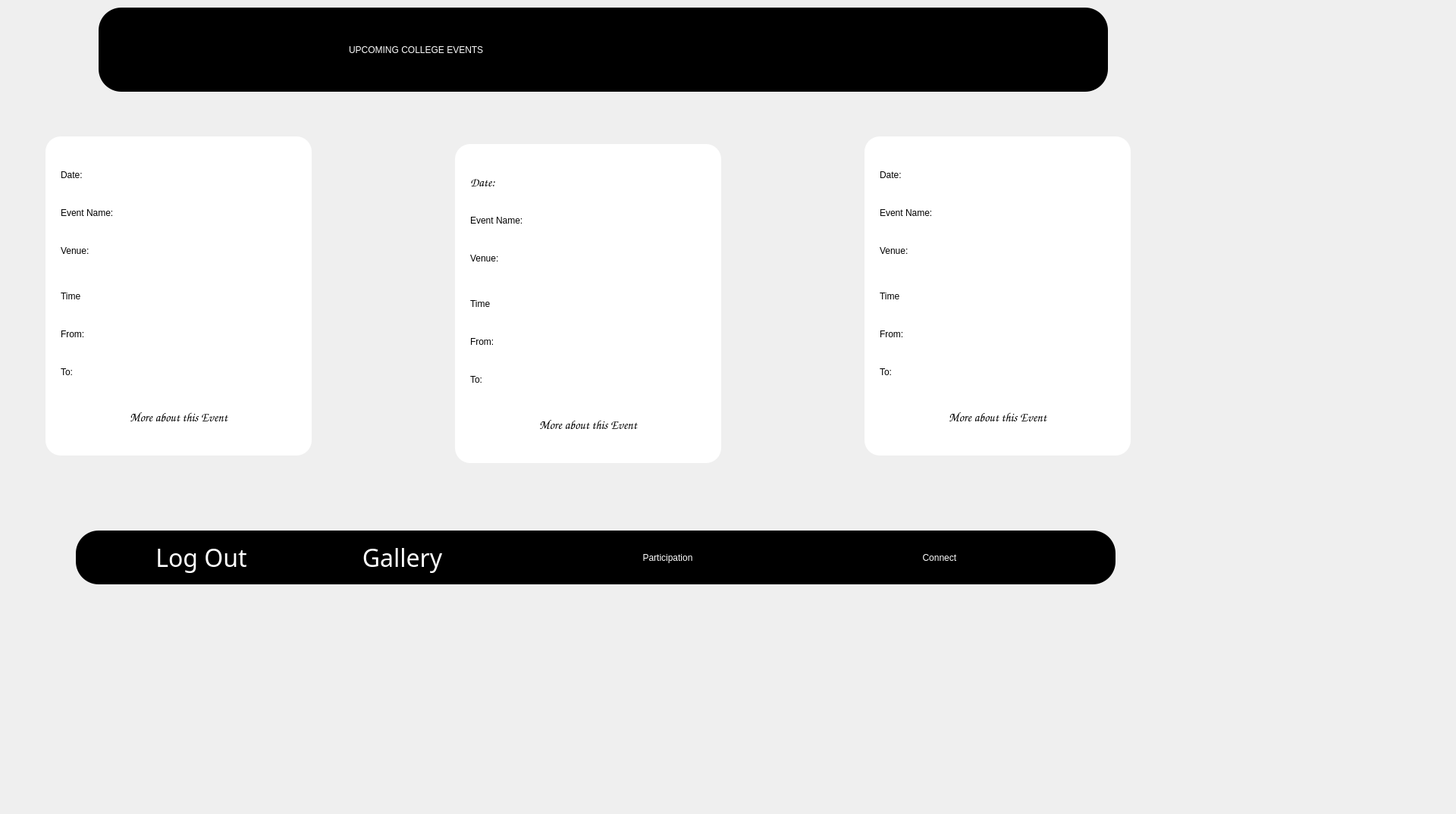
<?xml version="1.0" encoding="UTF-8"?>
<ui version="4.0">
 <class>Form</class>
 <widget class="QWidget" name="Form">
  <property name="geometry">
   <rect>
    <x>0</x>
    <y>0</y>
    <width>1920</width>
    <height>1074</height>
   </rect>
  </property>
  <property name="windowTitle">
   <string>Form</string>
  </property>
  <property name="styleSheet">
   <string notr="true">background-color:#fffff</string>
  </property>
  <widget class="QLabel" name="label">
   <property name="geometry">
    <rect>
     <x>130</x>
     <y>10</y>
     <width>1331</width>
     <height>111</height>
    </rect>
   </property>
   <property name="styleSheet">
    <string notr="true">background-color:black;
color:white;
font: 63 36pt &quot;Segoe UI Variable Text Semibold&quot;;
border-radius:30px;</string>
   </property>
   <property name="text">
    <string/>
   </property>
  </widget>
  <widget class="QLabel" name="label_2">
   <property name="geometry">
    <rect>
     <x>100</x>
     <y>700</y>
     <width>1371</width>
     <height>71</height>
    </rect>
   </property>
   <property name="styleSheet">
    <string notr="true">background-color:black;
border-radius:30px;</string>
   </property>
   <property name="frameShadow">
    <enum>QFrame::Sunken</enum>
   </property>
   <property name="text">
    <string/>
   </property>
  </widget>
  <widget class="QPushButton" name="gallery_butt">
   <property name="geometry">
    <rect>
     <x>400</x>
     <y>700</y>
     <width>261</width>
     <height>71</height>
    </rect>
   </property>
   <property name="font">
    <font>
     <family>Segoe UI Variable Text Semibold</family>
     <pointsize>24</pointsize>
     <weight>7</weight>
     <italic>false</italic>
     <bold>false</bold>
    </font>
   </property>
   <property name="styleSheet">
    <string notr="true">QPushButton#gallery_butt{background-color: rgb(0, 0, 0);
font: 63 24pt &quot;Segoe UI Variable Text Semibold&quot;;
color: rgb(255, 255, 255);
border-radius:10px;
}
QPushButton#gallery_butt:hover{
background-color: rgb(75, 75, 75);
}</string>
   </property>
   <property name="text">
    <string>Gallery</string>
   </property>
  </widget>
  <widget class="QPushButton" name="participation_butt">
   <property name="geometry">
    <rect>
     <x>730</x>
     <y>700</y>
     <width>301</width>
     <height>71</height>
    </rect>
   </property>
   <property name="styleSheet">
    <string notr="true">QPushButton#participation_butt{background-color: rgb(0, 0, 0);
font: 63 24pt &quot;Segoe UI Variable Text Semibold&quot;;
color: rgb(255, 255, 255);
border-radius:10px;
}
QPushButton#participation_butt:hover{
background-color: rgb(75, 75, 75);
}</string>
   </property>
   <property name="text">
    <string>Participation</string>
   </property>
  </widget>
  <widget class="QPushButton" name="contact_butt">
   <property name="geometry">
    <rect>
     <x>1110</x>
     <y>700</y>
     <width>261</width>
     <height>71</height>
    </rect>
   </property>
   <property name="styleSheet">
    <string notr="true">QPushButton#contact_butt{font: 63 24pt &quot;Segoe UI Variable Text Semibold&quot;;
border-width: 5;
border-radius: 10;
border-style: solid;
border-color:black;
background-color:black;
color:white;
}
QPushButton#contact_butt:hover{
background-color: rgb(75, 75, 75);
}

</string>
   </property>
   <property name="text">
    <string>Connect </string>
   </property>
  </widget>
  <widget class="QLabel" name="label_3">
   <property name="geometry">
    <rect>
     <x>-50</x>
     <y>0</y>
     <width>2001</width>
     <height>801</height>
    </rect>
   </property>
   <property name="styleSheet">
    <string notr="true">background-image: url(:/Pictures/Screenshots/Screenshot 2024-03-09 201320.png);</string>
   </property>
   <property name="text">
    <string/>
   </property>
   <property name="pixmap">
    <pixmap>bg_edited.png</pixmap>
   </property>
  </widget>
  <widget class="QFrame" name="Ignitra">
   <property name="geometry">
    <rect>
     <x>60</x>
     <y>180</y>
     <width>351</width>
     <height>421</height>
    </rect>
   </property>
   <property name="styleSheet">
    <string notr="true">background-color: rgb(255, 255, 255);
border-width: 0;
border-radius: 20px;
border-style: solid;
border-color: rgb(0,0,0,100);
color:black
</string>
   </property>
   <property name="frameShape">
    <enum>QFrame::Panel</enum>
   </property>
   <property name="frameShadow">
    <enum>QFrame::Sunken</enum>
   </property>
   <property name="lineWidth">
    <number>1</number>
   </property>
   <widget class="QLabel" name="label_4">
    <property name="geometry">
     <rect>
      <x>20</x>
      <y>80</y>
      <width>131</width>
      <height>41</height>
     </rect>
    </property>
    <property name="styleSheet">
     <string notr="true">color: rgb(0, 0, 0);
font: 75 12pt &quot;Comic Sans MS&quot;;
border-width: 0;
border-radius: 10;
border-style: solid;
Background-color:rgb(0,0,0,0);
border-color: rgb(0,0,0,100);


</string>
    </property>
    <property name="text">
     <string>Event Name:</string>
    </property>
   </widget>
   <widget class="QLabel" name="label_5">
    <property name="geometry">
     <rect>
      <x>20</x>
      <y>130</y>
      <width>91</width>
      <height>41</height>
     </rect>
    </property>
    <property name="styleSheet">
     <string notr="true">color: rgb(0, 0, 0);
font: 75 12pt &quot;Comic Sans MS&quot;;
border-width: 0;
border-radius: 10;
border-style: solid;
Background-color:rgb(0,0,0,0);
border-color: rgb(0,0,0,100);


</string>
    </property>
    <property name="text">
     <string>Venue:</string>
    </property>
   </widget>
   <widget class="QLabel" name="label_6">
    <property name="geometry">
     <rect>
      <x>20</x>
      <y>240</y>
      <width>71</width>
      <height>41</height>
     </rect>
    </property>
    <property name="styleSheet">
     <string notr="true">color: rgb(0, 0, 0);
font: 75 12pt &quot;Comic Sans MS&quot;;
border-width: 0;
border-radius: 10;
border-style: solid;
Background-color:rgb(0,0,0,0);
border-color: rgb(0,0,0,100);



</string>
    </property>
    <property name="text">
     <string>From:</string>
    </property>
   </widget>
   <widget class="QLabel" name="label_7">
    <property name="geometry">
     <rect>
      <x>20</x>
      <y>190</y>
      <width>131</width>
      <height>41</height>
     </rect>
    </property>
    <property name="styleSheet">
     <string notr="true">color: rgb(0, 0, 0);
font: 75 12pt &quot;Comic Sans MS&quot;;
border-width: 0;
border-radius: 10;
border-style: solid;
Background-color:rgb(0,0,0,0);
border-color: rgb(0,0,0,100);


</string>
    </property>
    <property name="text">
     <string>Time</string>
    </property>
   </widget>
   <widget class="QLabel" name="label_8">
    <property name="geometry">
     <rect>
      <x>20</x>
      <y>30</y>
      <width>71</width>
      <height>41</height>
     </rect>
    </property>
    <property name="styleSheet">
     <string notr="true">color: rgb(0, 0, 0);
font: 75 12pt &quot;Comic Sans MS&quot;;
border-width: 0;
border-radius: 10;
border-style: solid;
Background-color:rgb(0,0,0,0);
border-color: rgb(0,0,0,100);


</string>
    </property>
    <property name="text">
     <string>Date:</string>
    </property>
   </widget>
   <widget class="QLabel" name="label_9">
    <property name="geometry">
     <rect>
      <x>20</x>
      <y>290</y>
      <width>61</width>
      <height>41</height>
     </rect>
    </property>
    <property name="styleSheet">
     <string notr="true">
color: rgb(0, 0, 0);
font: 75 12pt &quot;Comic Sans MS&quot;;
border-width: 0;
border-radius: 10;
border-style: solid;
Background-color:rgb(0,0,0,0);
border-color: rgb(0,0,0,100);


</string>
    </property>
    <property name="text">
     <string>To:</string>
    </property>
   </widget>
   <widget class="QLabel" name="label_10">
    <property name="geometry">
     <rect>
      <x>150</x>
      <y>30</y>
      <width>181</width>
      <height>41</height>
     </rect>
    </property>
    <property name="styleSheet">
     <string notr="true">color: rgb(0, 0, 0);
font: 75 12pt &quot;Comic Sans MS&quot;;
border-width: 0;
border-radius: 10;
border-style: solid;
Background-color:rgb(0,0,0,0);
border-color: rgb(0,0,0,100);



</string>
    </property>
    <property name="text">
     <string/>
    </property>
   </widget>
   <widget class="QLabel" name="label_11">
    <property name="geometry">
     <rect>
      <x>150</x>
      <y>80</y>
      <width>181</width>
      <height>41</height>
     </rect>
    </property>
    <property name="styleSheet">
     <string notr="true">color: rgb(0, 0, 0);
font: 75 12pt &quot;Comic Sans MS&quot;;
border-width: 0;
border-radius: 10;
border-style: solid;
Background-color:rgb(0,0,0,0);
border-color: rgb(0,0,0,100);



</string>
    </property>
    <property name="text">
     <string/>
    </property>
   </widget>
   <widget class="QLabel" name="label_12">
    <property name="geometry">
     <rect>
      <x>150</x>
      <y>120</y>
      <width>181</width>
      <height>41</height>
     </rect>
    </property>
    <property name="styleSheet">
     <string notr="true">color: rgb(0, 0, 0);
font: 75 12pt &quot;Comic Sans MS&quot;;
border-width: 0;
border-radius: 10;
border-style: solid;
Background-color:rgb(0,0,0,0);
border-color: rgb(0,0,0,100);


</string>
    </property>
    <property name="text">
     <string/>
    </property>
   </widget>
   <widget class="QLabel" name="label_13">
    <property name="geometry">
     <rect>
      <x>150</x>
      <y>240</y>
      <width>181</width>
      <height>41</height>
     </rect>
    </property>
    <property name="styleSheet">
     <string notr="true">color: rgb(0, 0, 0);
font: 75 12pt &quot;Comic Sans MS&quot;;
border-width: 0;
border-radius: 10;
border-style: solid;
Background-color:rgb(0,0,0,0);
border-color: rgb(0,0,0,100);


</string>
    </property>
    <property name="text">
     <string/>
    </property>
   </widget>
   <widget class="QLabel" name="label_14">
    <property name="geometry">
     <rect>
      <x>150</x>
      <y>290</y>
      <width>181</width>
      <height>41</height>
     </rect>
    </property>
    <property name="styleSheet">
     <string notr="true">color: rgb(0, 0, 0);
font: 75 12pt &quot;Comic Sans MS&quot;;
border-width: 0;
border-radius: 10;
border-style: solid;
Background-color:rgb(0,0,0,0);
border-color: rgb(0,0,0,100);



</string>
    </property>
    <property name="text">
     <string/>
    </property>
   </widget>
   <widget class="QPushButton" name="moreabt1">
    <property name="geometry">
     <rect>
      <x>50</x>
      <y>350</y>
      <width>251</width>
      <height>41</height>
     </rect>
    </property>
    <property name="font">
     <font>
      <family>Comic Sans MS</family>
      <pointsize>12</pointsize>
      <weight>9</weight>
      <italic>false</italic>
      <bold>false</bold>
     </font>
    </property>
    <property name="styleSheet">
     <string notr="true">color: rgb(0, 0, 0);
font: 75 12pt &quot;Comic Sans MS&quot;;
border-width: 0;
border-radius: 10;
border-style: solid;
Background-color:rgb(0,0,0,0);
border-color: rgb(0,0,0,100);




</string>
    </property>
    <property name="text">
     <string>More about this Event</string>
    </property>
   </widget>
  </widget>
  <widget class="QFrame" name="Iris">
   <property name="geometry">
    <rect>
     <x>600</x>
     <y>190</y>
     <width>351</width>
     <height>421</height>
    </rect>
   </property>
   <property name="styleSheet">
    <string notr="true">background-color: rgb(255, 255, 255);
border-width: 0;
border-radius: 20px;
border-style: solid;
border-color: rgb(0,0,0,100);
color:black
</string>
   </property>
   <property name="frameShape">
    <enum>QFrame::Panel</enum>
   </property>
   <property name="frameShadow">
    <enum>QFrame::Sunken</enum>
   </property>
   <property name="lineWidth">
    <number>1</number>
   </property>
   <widget class="QLabel" name="label_15">
    <property name="geometry">
     <rect>
      <x>20</x>
      <y>80</y>
      <width>131</width>
      <height>41</height>
     </rect>
    </property>
    <property name="styleSheet">
     <string notr="true">color: rgb(0, 0, 0);
font: 75 12pt &quot;Comic Sans MS&quot;;
border-width: 0;
border-radius: 10;
border-style: solid;
Background-color:rgb(0,0,0,0);
border-color: rgb(0,0,0,100);


</string>
    </property>
    <property name="text">
     <string>Event Name:</string>
    </property>
   </widget>
   <widget class="QLabel" name="label_16">
    <property name="geometry">
     <rect>
      <x>20</x>
      <y>130</y>
      <width>91</width>
      <height>41</height>
     </rect>
    </property>
    <property name="styleSheet">
     <string notr="true">color: rgb(0, 0, 0);
font: 75 12pt &quot;Comic Sans MS&quot;;
border-width: 0;
border-radius: 10;
border-style: solid;
Background-color:rgb(0,0,0,0);
border-color: rgb(0,0,0,100);


</string>
    </property>
    <property name="text">
     <string>Venue:</string>
    </property>
   </widget>
   <widget class="QLabel" name="label_17">
    <property name="geometry">
     <rect>
      <x>20</x>
      <y>240</y>
      <width>71</width>
      <height>41</height>
     </rect>
    </property>
    <property name="styleSheet">
     <string notr="true">color: rgb(0, 0, 0);
font: 75 12pt &quot;Comic Sans MS&quot;;
border-width: 0;
border-radius: 10;
border-style: solid;
Background-color:rgb(0,0,0,0);
border-color: rgb(0,0,0,100);



</string>
    </property>
    <property name="text">
     <string>From:</string>
    </property>
   </widget>
   <widget class="QLabel" name="label_18">
    <property name="geometry">
     <rect>
      <x>20</x>
      <y>190</y>
      <width>131</width>
      <height>41</height>
     </rect>
    </property>
    <property name="styleSheet">
     <string notr="true">color: rgb(0, 0, 0);
font: 75 12pt &quot;Comic Sans MS&quot;;
border-width: 0;
border-radius: 10;
border-style: solid;
Background-color:rgb(0,0,0,0);
border-color: rgb(0,0,0,100);


</string>
    </property>
    <property name="text">
     <string>Time</string>
    </property>
   </widget>
   <widget class="QLabel" name="label_19">
    <property name="geometry">
     <rect>
      <x>20</x>
      <y>30</y>
      <width>71</width>
      <height>41</height>
     </rect>
    </property>
    <property name="font">
     <font>
      <family>Comic Sans MS</family>
      <pointsize>12</pointsize>
      <weight>9</weight>
      <italic>false</italic>
      <bold>false</bold>
     </font>
    </property>
    <property name="styleSheet">
     <string notr="true">color: rgb(0, 0, 0);

font: 75 12pt &quot;Comic Sans MS&quot;;
border-width: 0;
border-radius: 10;
border-style: solid;
Background-color:rgb(0,0,0,0);
border-color: rgb(0,0,0,100);


</string>
    </property>
    <property name="text">
     <string>Date:</string>
    </property>
   </widget>
   <widget class="QLabel" name="label_20">
    <property name="geometry">
     <rect>
      <x>20</x>
      <y>290</y>
      <width>61</width>
      <height>41</height>
     </rect>
    </property>
    <property name="styleSheet">
     <string notr="true">color:white;color: rgb(0, 0, 0);
font: 75 12pt &quot;Comic Sans MS&quot;;
border-width: 0;
border-radius: 10;
border-style: solid;
Background-color:rgb(0,0,0,0);
border-color: rgb(0,0,0,100);


</string>
    </property>
    <property name="text">
     <string>To:</string>
    </property>
   </widget>
   <widget class="QLabel" name="label_21">
    <property name="geometry">
     <rect>
      <x>150</x>
      <y>30</y>
      <width>181</width>
      <height>41</height>
     </rect>
    </property>
    <property name="styleSheet">
     <string notr="true">color: rgb(0, 0, 0);
font: 75 12pt &quot;Comic Sans MS&quot;;
border-width: 0;
border-radius: 10;
border-style: solid;
Background-color:rgb(0,0,0,0);
border-color: rgb(0,0,0,100);



</string>
    </property>
    <property name="text">
     <string/>
    </property>
   </widget>
   <widget class="QLabel" name="label_22">
    <property name="geometry">
     <rect>
      <x>150</x>
      <y>80</y>
      <width>181</width>
      <height>41</height>
     </rect>
    </property>
    <property name="styleSheet">
     <string notr="true">color: rgb(0, 0, 0);
font: 75 12pt &quot;Comic Sans MS&quot;;
border-width: 0;
border-radius: 10;
border-style: solid;
Background-color:rgb(0,0,0,0);
border-color: rgb(0,0,0,100);



</string>
    </property>
    <property name="text">
     <string/>
    </property>
   </widget>
   <widget class="QLabel" name="label_23">
    <property name="geometry">
     <rect>
      <x>150</x>
      <y>130</y>
      <width>181</width>
      <height>41</height>
     </rect>
    </property>
    <property name="styleSheet">
     <string notr="true">color: rgb(0, 0, 0);
font: 75 12pt &quot;Comic Sans MS&quot;;
border-width: 0;
border-radius: 10;
border-style: solid;
Background-color:rgb(0,0,0,0);
border-color: rgb(0,0,0,100);


</string>
    </property>
    <property name="text">
     <string/>
    </property>
   </widget>
   <widget class="QLabel" name="label_24">
    <property name="geometry">
     <rect>
      <x>150</x>
      <y>240</y>
      <width>181</width>
      <height>41</height>
     </rect>
    </property>
    <property name="styleSheet">
     <string notr="true">color: rgb(0, 0, 0);
font: 75 12pt &quot;Comic Sans MS&quot;;
border-width: 0;
border-radius: 10;
border-style: solid;
Background-color:rgb(0,0,0,0);
border-color: rgb(0,0,0,100);


</string>
    </property>
    <property name="text">
     <string/>
    </property>
   </widget>
   <widget class="QLabel" name="label_25">
    <property name="geometry">
     <rect>
      <x>150</x>
      <y>290</y>
      <width>181</width>
      <height>41</height>
     </rect>
    </property>
    <property name="styleSheet">
     <string notr="true">color: rgb(0, 0, 0);
font: 75 12pt &quot;Comic Sans MS&quot;;
border-width: 0;
border-radius: 0;
border-style: solid;
Background-color:rgb(0,0,0,0);
border-color: rgb(0,0,0,100);



</string>
    </property>
    <property name="text">
     <string/>
    </property>
   </widget>
   <widget class="QPushButton" name="moreabt1_2">
    <property name="geometry">
     <rect>
      <x>50</x>
      <y>350</y>
      <width>251</width>
      <height>41</height>
     </rect>
    </property>
    <property name="font">
     <font>
      <family>Comic Sans MS</family>
      <pointsize>12</pointsize>
      <weight>9</weight>
      <italic>false</italic>
      <bold>false</bold>
     </font>
    </property>
    <property name="styleSheet">
     <string notr="true">color: rgb(0, 0, 0);
font: 75 12pt &quot;Comic Sans MS&quot;;
border-width: 0;
border-radius: 10;
border-style: solid;
Background-color:rgb(0,0,0,0);
border-color: rgb(0,0,0,100);




</string>
    </property>
    <property name="text">
     <string>More about this Event</string>
    </property>
   </widget>
  </widget>
  <widget class="QFrame" name="Mosaic">
   <property name="geometry">
    <rect>
     <x>1140</x>
     <y>180</y>
     <width>351</width>
     <height>421</height>
    </rect>
   </property>
   <property name="styleSheet">
    <string notr="true">background-color: rgb(255, 255, 255);
border-width: 0;
border-radius:20px;
border-style: solid;
border-color: rgb(0,0,0,100);
color:black
</string>
   </property>
   <property name="frameShape">
    <enum>QFrame::Panel</enum>
   </property>
   <property name="frameShadow">
    <enum>QFrame::Sunken</enum>
   </property>
   <property name="lineWidth">
    <number>1</number>
   </property>
   <widget class="QLabel" name="label_26">
    <property name="geometry">
     <rect>
      <x>20</x>
      <y>80</y>
      <width>131</width>
      <height>41</height>
     </rect>
    </property>
    <property name="styleSheet">
     <string notr="true">color: rgb(0, 0, 0);
font: 75 12pt &quot;Comic Sans MS&quot;;
border-width: 0;
border-radius: 10;
border-style: solid;
Background-color:rgb(0,0,0,0);
border-color: rgb(0,0,0,100);


</string>
    </property>
    <property name="text">
     <string>Event Name:</string>
    </property>
   </widget>
   <widget class="QLabel" name="label_27">
    <property name="geometry">
     <rect>
      <x>20</x>
      <y>130</y>
      <width>91</width>
      <height>41</height>
     </rect>
    </property>
    <property name="styleSheet">
     <string notr="true">color: rgb(0, 0, 0);
font: 75 12pt &quot;Comic Sans MS&quot;;
border-width: 0;
border-radius: 10;
border-style: solid;
Background-color:rgb(0,0,0,0);
border-color: rgb(0,0,0,100);


</string>
    </property>
    <property name="text">
     <string>Venue:</string>
    </property>
   </widget>
   <widget class="QLabel" name="label_28">
    <property name="geometry">
     <rect>
      <x>20</x>
      <y>240</y>
      <width>71</width>
      <height>41</height>
     </rect>
    </property>
    <property name="styleSheet">
     <string notr="true">color: rgb(0, 0, 0);
font: 75 12pt &quot;Comic Sans MS&quot;;
border-width: 0;
border-radius: 10;
border-style: solid;
Background-color:rgb(0,0,0,0);
border-color: rgb(0,0,0,100);



</string>
    </property>
    <property name="text">
     <string>From:</string>
    </property>
   </widget>
   <widget class="QLabel" name="label_29">
    <property name="geometry">
     <rect>
      <x>20</x>
      <y>190</y>
      <width>131</width>
      <height>41</height>
     </rect>
    </property>
    <property name="styleSheet">
     <string notr="true">color: rgb(0, 0, 0);
font: 75 12pt &quot;Comic Sans MS&quot;;
border-width: 0;
border-radius: 10;
border-style: solid;
Background-color:rgb(0,0,0,0);
border-color: rgb(0,0,0,100);


</string>
    </property>
    <property name="text">
     <string>Time</string>
    </property>
   </widget>
   <widget class="QLabel" name="label_30">
    <property name="geometry">
     <rect>
      <x>20</x>
      <y>30</y>
      <width>71</width>
      <height>41</height>
     </rect>
    </property>
    <property name="styleSheet">
     <string notr="true">color: rgb(0, 0, 0);
font: 75 12pt &quot;Comic Sans MS&quot;;
border-width: 0;
border-radius: 10;
border-style: solid;
Background-color:rgb(0,0,0,0);
border-color: rgb(0,0,0,100);


</string>
    </property>
    <property name="text">
     <string>Date:</string>
    </property>
   </widget>
   <widget class="QLabel" name="label_31">
    <property name="geometry">
     <rect>
      <x>20</x>
      <y>290</y>
      <width>61</width>
      <height>41</height>
     </rect>
    </property>
    <property name="styleSheet">
     <string notr="true">color: rgb(0, 0, 0);
font: 75 12pt &quot;Comic Sans MS&quot;;
border-width: 0;
border-radius: 10;
border-style: solid;
Background-color:rgb(0,0,0,0);
border-color: rgb(0,0,0,100);


</string>
    </property>
    <property name="text">
     <string>To:</string>
    </property>
   </widget>
   <widget class="QLabel" name="label_32">
    <property name="geometry">
     <rect>
      <x>150</x>
      <y>30</y>
      <width>181</width>
      <height>41</height>
     </rect>
    </property>
    <property name="styleSheet">
     <string notr="true">color: rgb(0, 0, 0);
font: 75 12pt &quot;Comic Sans MS&quot;;
border-width: 0;
border-radius: 10;
border-style: solid;
Background-color:rgb(0,0,0,0);
border-color: rgb(0,0,0,100);



</string>
    </property>
    <property name="text">
     <string/>
    </property>
   </widget>
   <widget class="QLabel" name="label_33">
    <property name="geometry">
     <rect>
      <x>150</x>
      <y>80</y>
      <width>181</width>
      <height>41</height>
     </rect>
    </property>
    <property name="styleSheet">
     <string notr="true">color: rgb(0, 0, 0);
font: 75 12pt &quot;Comic Sans MS&quot;;
border-width: 0;
border-radius: 10;
border-style: solid;
Background-color:rgb(0,0,0,0);
border-color: rgb(0,0,0,100);



</string>
    </property>
    <property name="text">
     <string/>
    </property>
   </widget>
   <widget class="QLabel" name="label_34">
    <property name="geometry">
     <rect>
      <x>150</x>
      <y>130</y>
      <width>181</width>
      <height>41</height>
     </rect>
    </property>
    <property name="styleSheet">
     <string notr="true">color: rgb(0, 0, 0);
font: 75 12pt &quot;Comic Sans MS&quot;;
border-width: 0;
border-radius: 10;
border-style: solid;
Background-color:rgb(0,0,0,0);
border-color: rgb(0,0,0,100);


</string>
    </property>
    <property name="text">
     <string/>
    </property>
   </widget>
   <widget class="QLabel" name="label_35">
    <property name="geometry">
     <rect>
      <x>150</x>
      <y>240</y>
      <width>181</width>
      <height>41</height>
     </rect>
    </property>
    <property name="styleSheet">
     <string notr="true">color: rgb(0, 0, 0);
font: 75 12pt &quot;Comic Sans MS&quot;;
border-width: 0;
border-radius: 10;
border-style: solid;
Background-color:rgb(0,0,0,0);
border-color: rgb(0,0,0,100);


</string>
    </property>
    <property name="text">
     <string/>
    </property>
   </widget>
   <widget class="QLabel" name="label_36">
    <property name="geometry">
     <rect>
      <x>150</x>
      <y>290</y>
      <width>181</width>
      <height>41</height>
     </rect>
    </property>
    <property name="styleSheet">
     <string notr="true">color: rgb(0, 0, 0);
font: 75 12pt &quot;Comic Sans MS&quot;;
border-width: 0;
border-radius: 10;
border-style: solid;
Background-color:rgb(0,0,0,0);
border-color: rgb(0,0,0,100);



</string>
    </property>
    <property name="text">
     <string/>
    </property>
   </widget>
   <widget class="QPushButton" name="moreabt1_3">
    <property name="geometry">
     <rect>
      <x>50</x>
      <y>350</y>
      <width>251</width>
      <height>41</height>
     </rect>
    </property>
    <property name="font">
     <font>
      <family>Comic Sans MS</family>
      <pointsize>12</pointsize>
      <weight>9</weight>
      <italic>false</italic>
      <bold>false</bold>
     </font>
    </property>
    <property name="styleSheet">
     <string notr="true">color: rgb(0, 0, 0);
font: 75 12pt &quot;Comic Sans MS&quot;;
border-width: 0;
border-radius: 10;
border-style: solid;
Background-color:rgb(0,0,0,0);
border-color: rgb(0,0,0,100);




</string>
    </property>
    <property name="text">
     <string>More about this Event</string>
    </property>
   </widget>
  </widget>
  <widget class="QLabel" name="label_37">
   <property name="geometry">
    <rect>
     <x>460</x>
     <y>30</y>
     <width>821</width>
     <height>71</height>
    </rect>
   </property>
   <property name="styleSheet">
    <string notr="true">background-color:black;
color:white;
font: 63 36pt &quot;Segoe UI Variable Text Semibold&quot;;</string>
   </property>
   <property name="text">
    <string>UPCOMING COLLEGE EVENTS</string>
   </property>
  </widget>
  <widget class="QPushButton" name="admin_log">
   <property name="geometry">
    <rect>
     <x>150</x>
     <y>700</y>
     <width>231</width>
     <height>71</height>
    </rect>
   </property>
   <property name="font">
    <font>
     <family>Segoe UI Variable Text Semibold</family>
     <pointsize>24</pointsize>
    </font>
   </property>
   <property name="styleSheet">
    <string notr="true">QPushButton#admin_log{background-color: rgb(0, 0, 0);
color: rgb(255, 255, 255);
border-radius:10px;
}
QPushButton#admin_log:hover{
background-color: rgb(75, 75, 75);
}
</string>
   </property>
   <property name="text">
    <string>Log Out</string>
   </property>
  </widget>
  <zorder>label_3</zorder>
  <zorder>label</zorder>
  <zorder>label_2</zorder>
  <zorder>gallery_butt</zorder>
  <zorder>participation_butt</zorder>
  <zorder>contact_butt</zorder>
  <zorder>Ignitra</zorder>
  <zorder>Iris</zorder>
  <zorder>Mosaic</zorder>
  <zorder>label_37</zorder>
  <zorder>admin_log</zorder>
 </widget>
 <resources>
  <include location="images.qrc"/>
 </resources>
 <connections/>
</ui>
